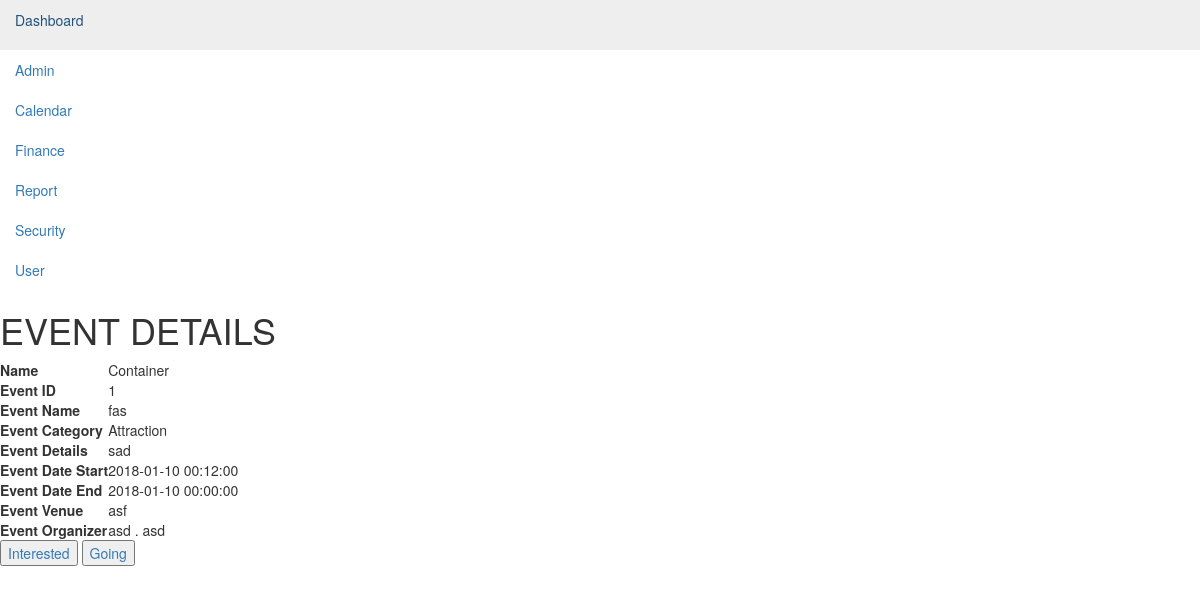
The app's page /index.php/user/cEvent/displayEventDetails/1 with its own data.
### tables this page shows
CREATE TABLE `event_info` (
  `event_id` int(11) NOT NULL,
  `event_date_start` datetime NOT NULL,
  `event_date_end` datetime NOT NULL,
  `no_tickets_total` int(11) NOT NULL,
  `total_no_addedTickets` int(11) NOT NULL,
  `total_tickets_amtSold` int(11) NOT NULL,
  `event_status` enum('Pending','Approved','Rejected') DEFAULT NULL,
  `event_name` varchar(50) NOT NULL,
  `event_details` text,
  `event_category` enum('Appearance','Attraction','Retreat','Training','Concert','Conference','Convention','Gala','Festival','Competition','Meeting','Party','Rally','Screening','Seminar','Tour','Other') NOT NULL,
  `event_venue` text NOT NULL,
  `event_isActive` tinyint(1) NOT NULL DEFAULT '1',
  `event_picture` text NOT NULL,
  `color` varchar(7) DEFAULT NULL,
  `user_id` int(11) DEFAULT NULL,
  `addedBy` int(11) NOT NULL,
  `updatedBy` int(11) NOT NULL,
  `addedAt` datetime NOT NULL DEFAULT CURRENT_TIMESTAMP,
  `updatedAt` datetime NOT NULL DEFAULT CURRENT_TIMESTAMP ON UPDATE CURRENT_TIMESTAMP
);

CREATE TABLE `user_account` (
  `account_id` int(11) NOT NULL,
  `user_name` varchar(50) NOT NULL,
  `password` varchar(255) NOT NULL,
  `user_type` enum('Regular','Admin','Superadmin','') NOT NULL,
  `upgradedBy` int(11) NOT NULL,
  `user_status` enum('Active','Banned','Deleted') NOT NULL DEFAULT 'Active',
  `first_name` varchar(50) NOT NULL,
  `last_name` varchar(50) NOT NULL,
  `middle_initial` char(1) DEFAULT NULL,
  `user_imgpath` varchar(260) NOT NULL,
  `email` varchar(100) NOT NULL,
  `birthdate` date NOT NULL,
  `gender` enum('Male','Female','Other') NOT NULL,
  `contact_no` varchar(16) DEFAULT NULL,
  `load_amt` float NOT NULL DEFAULT '0',
  `addedBy` int(11) DEFAULT NULL,
  `updatedBy` int(11) DEFAULT NULL,
  `addedAt` datetime NOT NULL DEFAULT CURRENT_TIMESTAMP,
  `updatedAt` datetime NOT NULL DEFAULT CURRENT_TIMESTAMP ON UPDATE CURRENT_TIMESTAMP
);

### application/controllers/user/cEvent.php (called while the page is built, shortened)
<?php
class CEvent extends CI_Controller {
	public function __Construct(){
      $this->load->database();
      $this->load->model('user/MUser');
      $this->load->model('user/MEvent');
      $this->load->model('user/MPreference');
      $this->load->model('user/MTicketType');
      $this->load->model('user/MTicket');
  	}
	public function displayEventDetails($id)
	{
		$uid = null;
		$data1 ['events'] = $this->MEvent->loadEventDetails($id);
		$gID = $this->MEvent->loadEventDetails($id);
		foreach ($gID as $k) {
			$uid = $k->user_id;
		}
		$data2['users']	= $this->MUser->loadUserDetails($uid);
		$data = array_merge($data1,$data2);
		$this->load->view('imports/vHeader');
		$this->load->view('user/vEventRegistration.php', $data);
		$this->load->view('imports/vFooter');
	}
}

### index.php (called while the page is built, shortened)
<?php
require_once BASEPATH.'core/CodeIgniter.php';

### application/models/user/MEvent.php (called while the page is built, shortened)
<?php
	class MEvent extends MY_Model {
		public function loadEventDetails($id)
		{
			$this->db->select('*');
			$this->db->from($this::DB_TABLE);
			$this->db->where('event_id', $id);
			$query = $this->db->get();
			return $query->result();
		}
	}
?>

### application/models/user/MUser.php (called while the page is built, shortened)
<?php
	class MUser extends MY_Model {
		public function loadUserDetails($id)
		{
			$this->db->select('*');
			$this->db->from($this::DB_TABLE);
			$this->db->where('account_id', $id);
			$query = $this->db->get();
			return $query->result();
		}
	}
?>

### application/views/user/vEventRegistration.php (the view)
<div class="content">
	<h1>EVENT DETAILS</h1>
		<?php foreach ($events as $e) { ?>
			<table>
				<thead>
					<tr>
						<th>Name</th>
						<td>Container</th>
					</tr>
				</thead>
				<tbody>
					<tr>
						<th>Event ID</th>
						<td><?php echo $e->event_id; ?></td>
					</tr>
					<tr>
						<th>Event Name</th>
						<td><?php echo $e->event_name; ?></td>
					</tr>
					<tr>
						<th>Event Category</th>
						<td><?php echo $e->event_category; ?></td>
					</tr>
					<tr>
						<th>Event Details</th>
						<td><?php echo $e->event_details; ?></td>
					</tr>
					<tr>
						<th>Event Date Start</th>
						<td><?php echo $e->event_date_start; ?></td>
					</tr>
					<tr>
						<th>Event Date End</th>
						<td><?php echo $e->event_date_end; ?></td>
					</tr>
					<tr>
						<th>Event Venue</th>
						<td><?php echo $e->event_venue; ?></td>
					</tr>
					<tr>
						<th>Event Organizer	</th>
						<td><?php foreach ($users as $a) {
							echo $a->first_name," ",$a->middle_initial,". ",$a->last_name ;
						}  ?></td>
					</tr>
				</tbody>
			</table>
			<a href="<?php echo site_url();?>/event/cEvent/interested/<?php echo $e->event_id;?>"><button>Interested</button></a>
			<a href="<?php echo site_url();?>/user/cEvent/going/<?php echo $e->event_id;?>"><button>Going</button></a>
		<?php } ?>

### records on screen
event_info: event_id "1", event_name "fas", event_category "Attraction", event_details "sad", event_date_start "2018-01-10 00:12:00", event_date_end "2018-01-10 00:00:00", event_venue "asf"
user_account: first_name "asd", last_name "asd"
